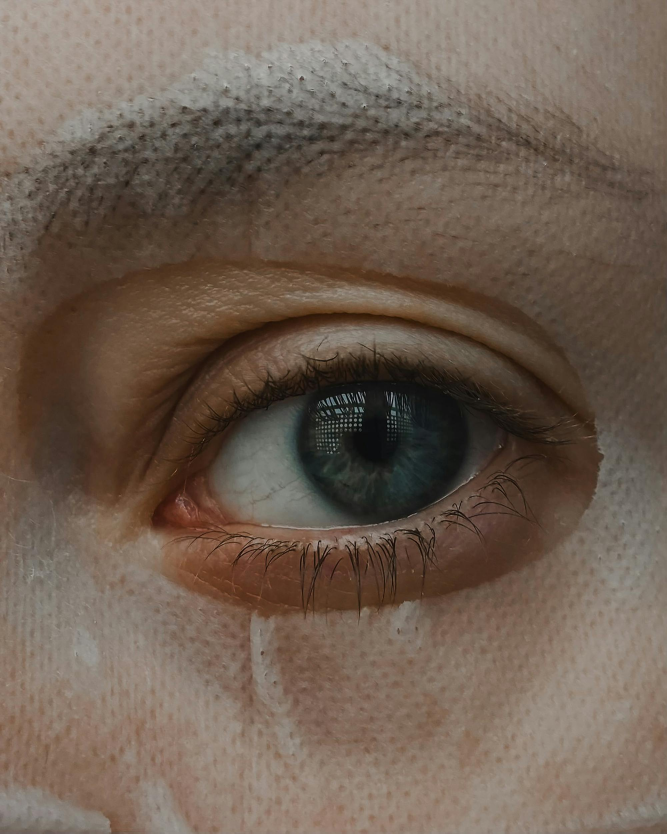
#> input picture Com_Vi/Week05/eye.jpg, 2000 x 2500 px (shown at 1/3 size)
$ python Lab5_3.py
#> lines starting #> are read from the running program, lines starting #| are printed output that depends on the picture
'''จงหาตัวอย่างภาพที่นำมาทดสอบกับการทำ Unsharp masking
และ Highboost Filteringของโค้ดตัวอย่างเพื่อให้เห็นผลลัพธ์ที่ชัดเจน
และแคปภาพผลลัพธ์มาใส่ในคำตอบด้านล่าง [แก้ไขโค้ดให้แสดงภาพจากภายนอกด้วย เช่น eye.jpg]'''

import numpy as np
import cv2
import matplotlib.pyplot as plt

def apply_filter(image, kernel):
    height, width = image.shape
    kernel_size = kernel.shape[0]
    pad = kernel_size // 2
    padded_image = np.pad(image, pad, mode='constant', constant_values=0)
    output = np.zeros_like(image, dtype=np.float32)

    for i in range(height):
        for j in range(width):
            region = padded_image[i:i + kernel_size, j:j + kernel_size]
            output[i, j] = np.sum(region * kernel)

    return output

def unsharp_masking(image, kernel_size=3, alpha=1.5):
    kernel = np.ones((kernel_size, kernel_size)) / (kernel_size ** 2)
    blurred_image = apply_filter(image, kernel)
    mask = image - blurred_image
    sharpened_image = image + alpha * mask
    return np.clip(sharpened_image, 0, 255)

def highboost_filtering(image, kernel_size=3, k=1.5):
    kernel = np.ones((kernel_size, kernel_size)) / (kernel_size ** 2)
    blurred_image = apply_filter(image, kernel)
    mask = image - blurred_image
    highboost_image = image + k * mask
    return np.clip(highboost_image, 0, 255)

# Read and process image
image = cv2.imread("eye.jpg", cv2.IMREAD_GRAYSCALE)
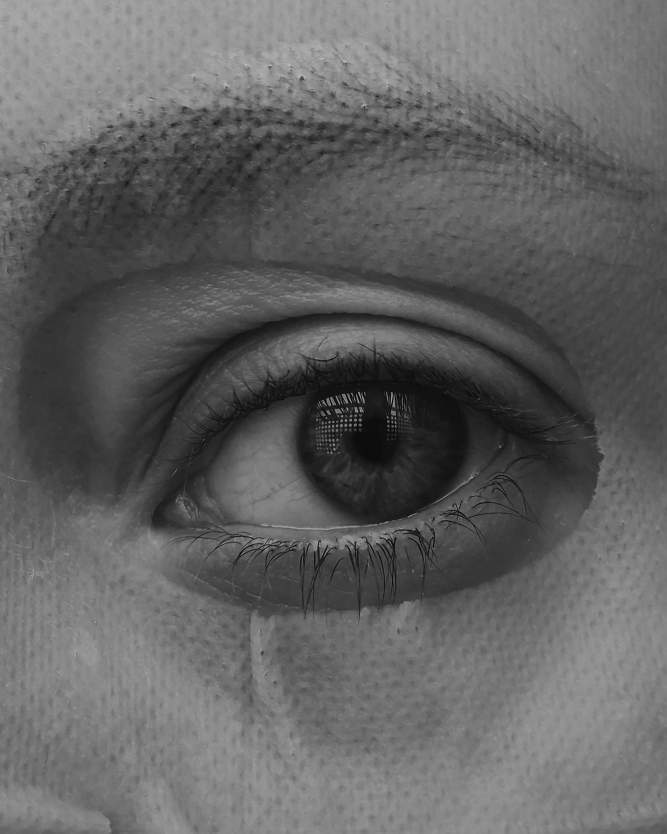
#> image: shape (2500, 2000) (shown at 1/3 size); min 0, max 200, mean 98.6
image = cv2.resize(image, (400, 300))
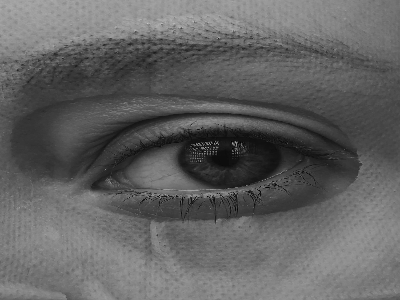
#> image: shape (300, 400); min 0, max 197, mean 98.6

# Apply filters
sharpened = unsharp_masking(image, kernel_size=3, alpha=1.5)
#> in apply_filter, `padded_image = np.pad(image, pad, mode='constant', constant_values=0)`:
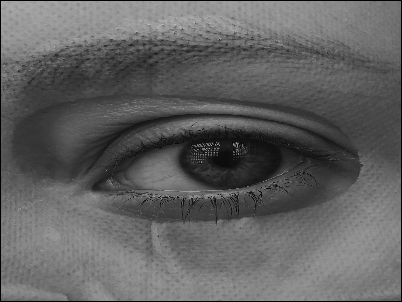
#> padded_image: shape (302, 402); min 0, max 197, mean 97.4
#> in unsharp_masking, `mask = image - blurred_image`:
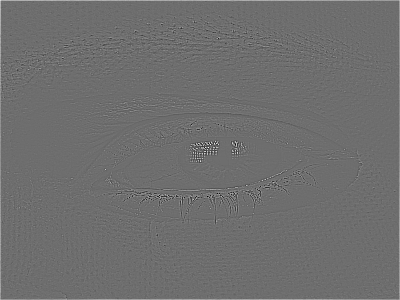
#> mask: shape (300, 400) float32; min -93.44, max 122.7, mean 0.5; drawn with min black and max white
#> in unsharp_masking, `sharpened_image = image + alpha * mask`:
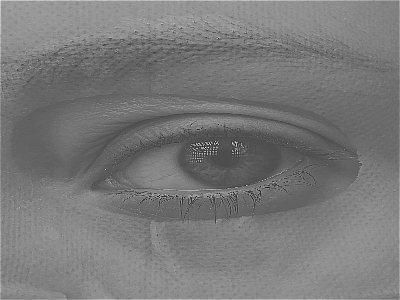
#> sharpened_image: shape (300, 400) float32; min -136.2, max 357, mean 99.3; drawn with min black and max white
#> in unsharp_masking, `return np.clip(sharpened_image, 0, 255)`:
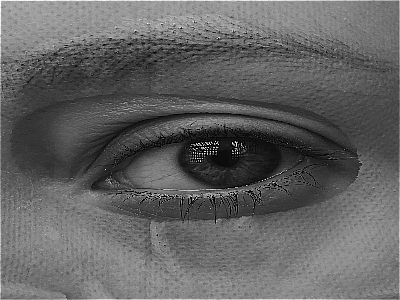
#> returned value: shape (300, 400) float32; min 0, max 255, mean 99.4
highboost = highboost_filtering(image, kernel_size=3, k=2.0)

# Display results
plt.figure(figsize=(15, 5))

plt.subplot(131)
plt.imshow(image, cmap='gray')
plt.title('Original Image')
plt.axis('off')

plt.subplot(132)
plt.imshow(sharpened, cmap='gray')
plt.title('Unsharp Masking')
plt.axis('off')

plt.subplot(133)
plt.imshow(highboost, cmap='gray')
plt.title('Highboost Filtering')
plt.axis('off')

plt.tight_layout()
plt.show()

$ run again, with Com_Vi/Week05/me.jpg copied over Com_Vi/Week05/eye.jpg
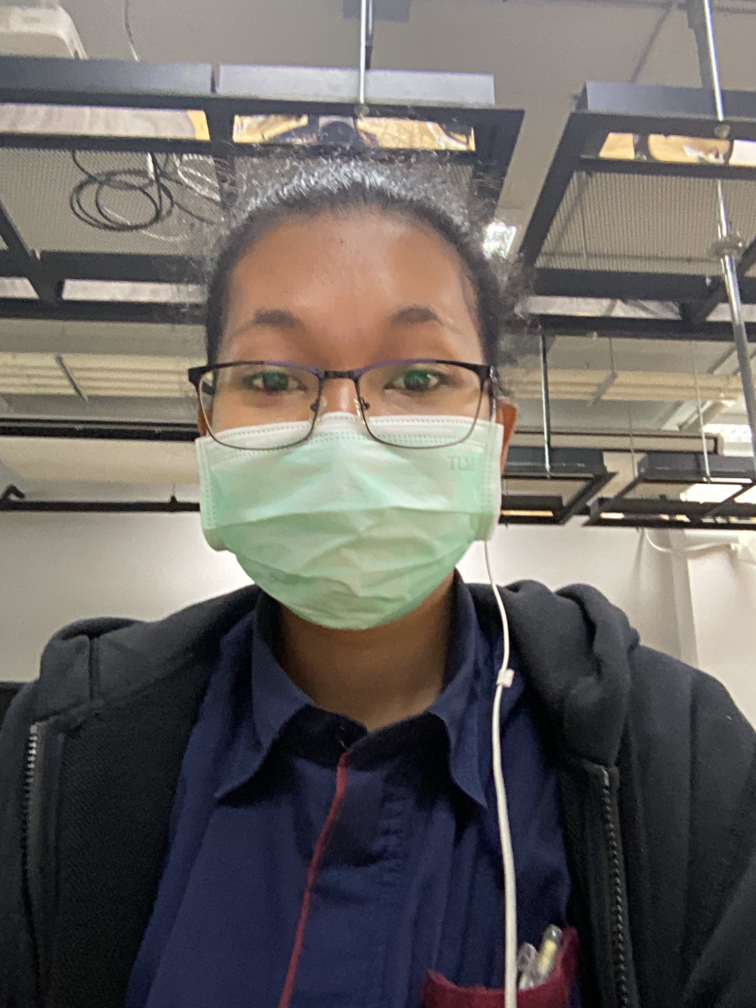
#> input picture Com_Vi/Week05/me.jpg, 3024 x 4032 px (shown at 1/4 size)
#> in unsharp_masking, `sharpened_image = image + alpha * mask`:
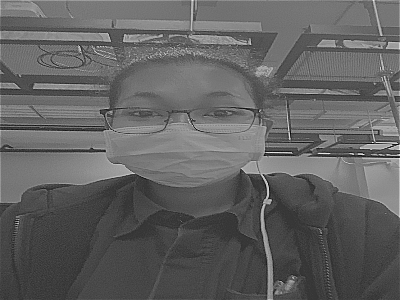
#> sharpened_image: shape (300, 400) float32; min -129, max 472.8, mean 103.3; drawn with min black and max white
#> in unsharp_masking, `return np.clip(sharpened_image, 0, 255)`:
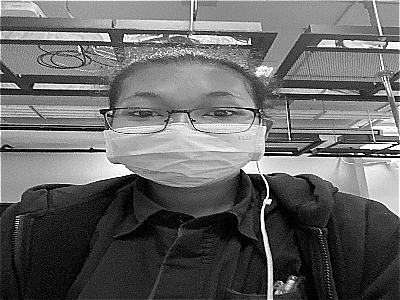
#> returned value: shape (300, 400) float32; min 0, max 255, mean 103.1
